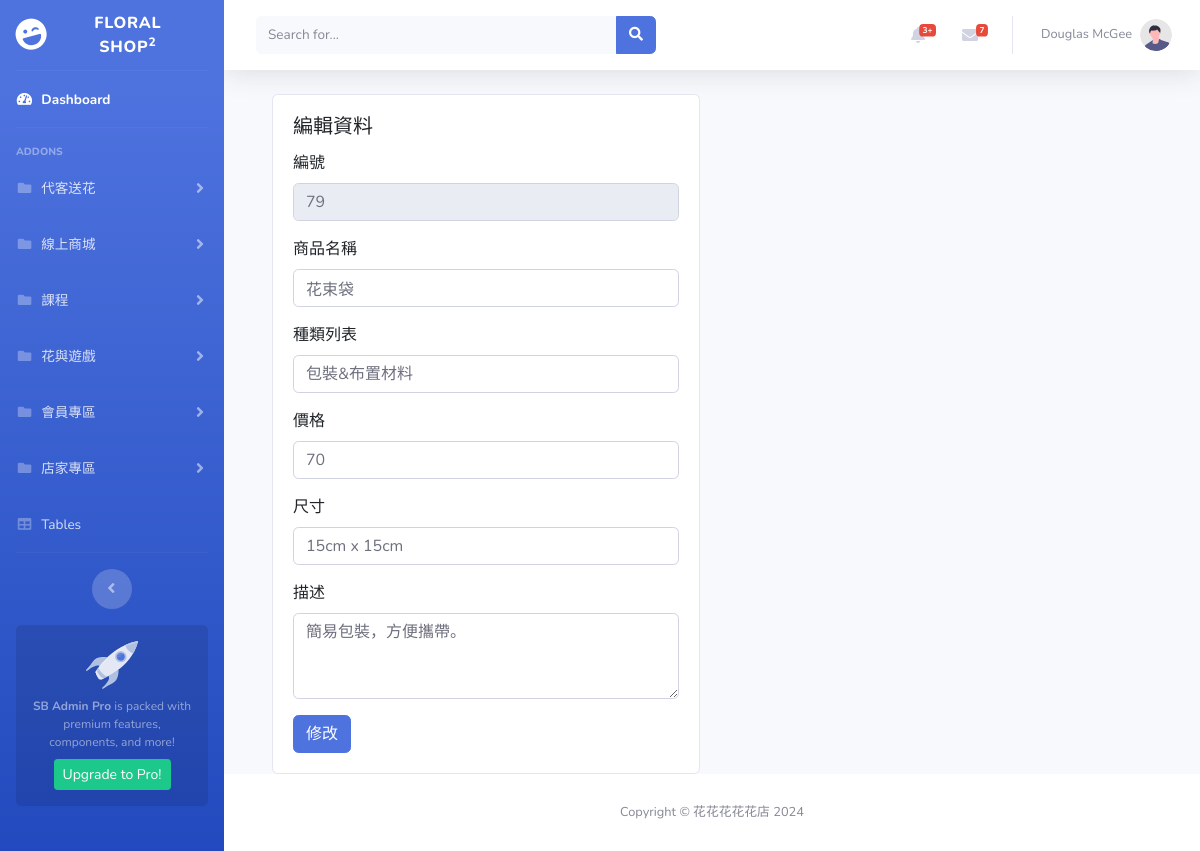
Screenshot of /pages/product/edit.php?product_id=79 (signed in) with the database file from the repository.
### tables this page shows
CREATE TABLE `product` (
  `product_id` int(11) NOT NULL,
  `name` varchar(255) NOT NULL,
  `categories_id` int(11) NOT NULL,
  `price` int(11) NOT NULL,
  `size` varchar(255) NOT NULL,
  `created_at` datetime NOT NULL,
  `updated_at` datetime DEFAULT NULL,
  `description` text DEFAULT NULL
);

### pages/product/edit.php (the view, shortened to what this page needs)
<?php
require '../parts/db_connect.php';
$product_id = isset($_GET["product_id"]) ? intval($_GET["product_id"]) : 0;
$sql = "SELECT p.*, c.name AS category_name
        FROM product p
        LEFT JOIN categories c ON p.categories_id = c.categories_id
        WHERE product_id=$product_id";
$row = $pdo->query($sql)->fetch();
?>
<?php include '../parts/html-head.php' ?>
<body id="page-top">
  <div id="wrapper">
    <?php include '../parts/navbar.php' ?>
    <div id="content-wrapper" class="d-flex flex-column">
      <div id="content">
        <?php include '../parts/navtop.php' ?>
        <div class="container-fluid">
          <div class="container">
            <div class="row">
              <div class="col-6">
                <div class="card">
                  <div class="card-body">
                    <h5 class="card-title">編輯資料</h5>
                    <form name="form1" method="post" onsubmit="sendForm(event)">
                      <div class="mb-3">
                        <label class="form-label">編號</label>
                        <input type="text" class="form-control" disabled value="<?= $row['product_id'] ?>">
                      </div>
                      <div class="mb-3">
                        <label for="name" class="form-label">商品名稱</label>
                        <input type="text" class="form-control" id="name" name="name" value="<?= htmlentities($row['name']) ?>">
                      </div>
                      <div class="mb-3">
                        <label for="categories_id" class="form-label">種類列表</label>
                        <select class="form-control" id="categories_id" name="categories_id">
                          <?php
                          $categoriesSql = "SELECT * FROM categories";
                          $categoriesResult = $pdo->query($categoriesSql);
                          while ($category = $categoriesResult->fetch(PDO::FETCH_ASSOC)) {
                            $categoryId = $category['categories_id'];
                            $categoryName = htmlentities($category['name']);
                            $selected = ($categoryId == $row['categories_id']) ? 'selected' : '';
                            echo "<option value=\"$categoryId\" $selected>$categoryName</option>";
                          }
                          ?>
                        </select>
                      </div>
                      <div class="mb-3">
                        <label for="price" class="form-label">價格</label>
                        <input type="number" class="form-control" id="price" name="price" value="<?= $row['price'] ?>">
                      </div>
                      <div class="mb-3">
                        <label for="size" class="form-label">尺寸</label>
                        <input type="text" class="form-control" id="size" name="size" value="<?= $row['size'] ?>">
                      </div>
                      <div class="mb-3">
                        <label for="description" class="form-label">描述</label>
                        <textarea class="form-control" name="description" id="description" cols="30" rows="3"><?= $row['description'] ?></textarea>
                      </div>
                      <button type="submit" class="btn btn-primary">修改</button>
                    </form>
                  </div>
                </div>
              </div>
            </div>
          </div>
        </div>
      </div>
      <?php include '../parts/footer.php' ?>
    </div>
  </div>
  <?php include '../parts/html-foot.php' ?>

### rows the page displays
product: product_id "79", name "花束袋", price "70", size "15cm x 15cm", description "簡易包裝，方便攜帶。"

### other values shown
form field categories_id "包裝&布置材料"
